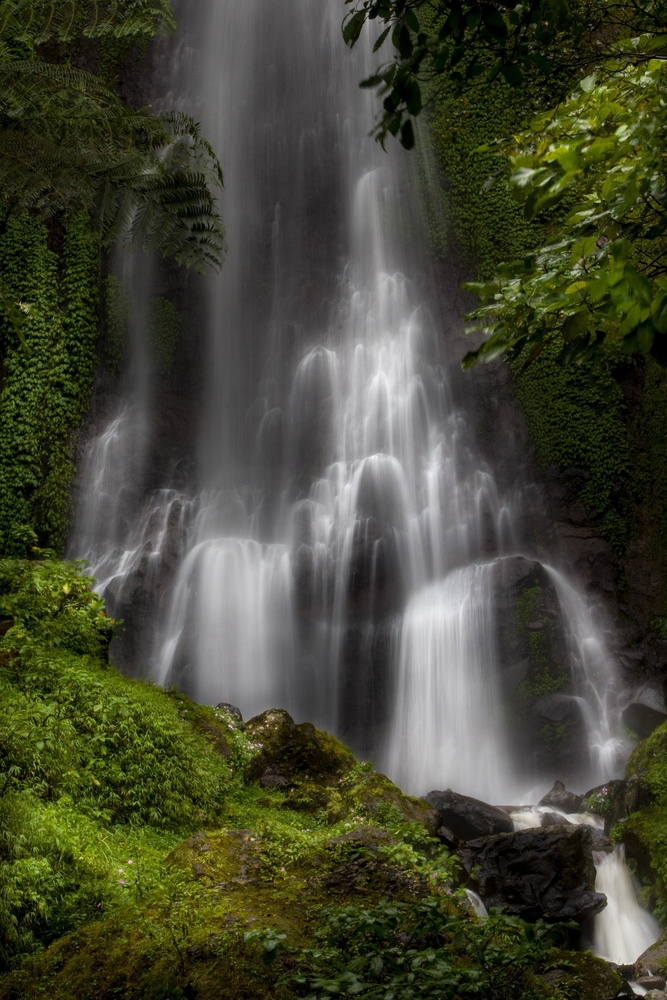
#> input picture OpenCVPracticals-Vijet/images/sample.jpg, 667 x 1000 px, shrunk from 1280 x 1920 before the run
$ python 05_translation.py
#> lines starting #> are read from the running program, lines starting #| are printed output that depends on the picture
import cv2
import numpy as np

img=cv2.imread("images/sample.jpg")
#> img is the input picture: shape (1000, 667, 3); mean B, G, R 51.2, 70.6, 68.6

rows,cols=img.shape[:2]
#> rows = 1000; cols = 667

M=np.float32([[1,0,100],[0,1,50]])

shift=cv2.warpAffine(img,M,(cols,rows))
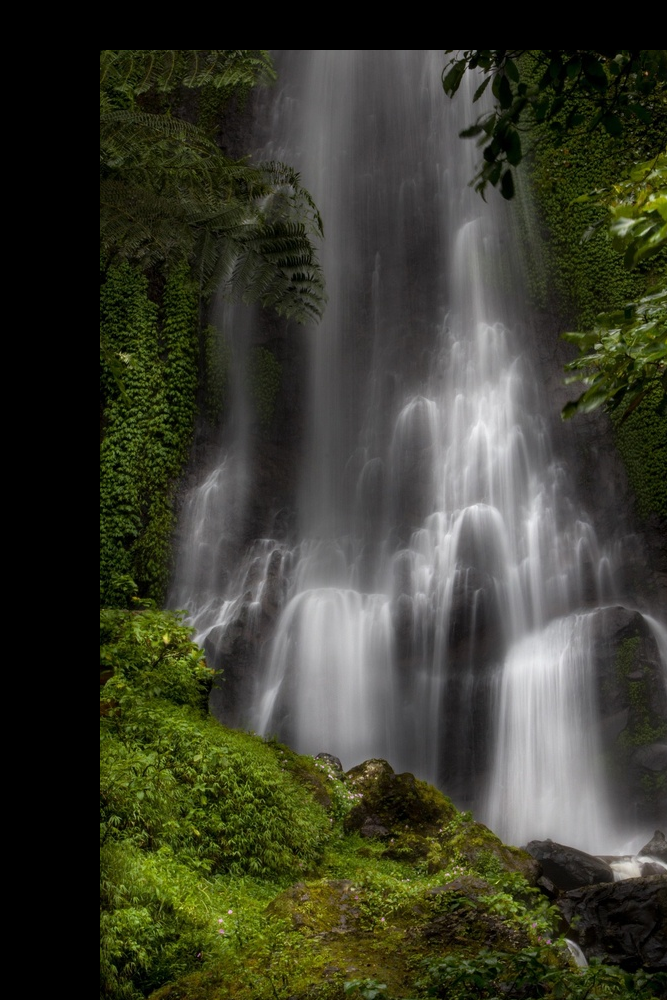
#> shift: shape (1000, 667, 3); mean B, G, R 45.6, 60.4, 58.8

cv2.imshow("Translated",shift)

cv2.waitKey(0)
cv2.destroyAllWindows()
